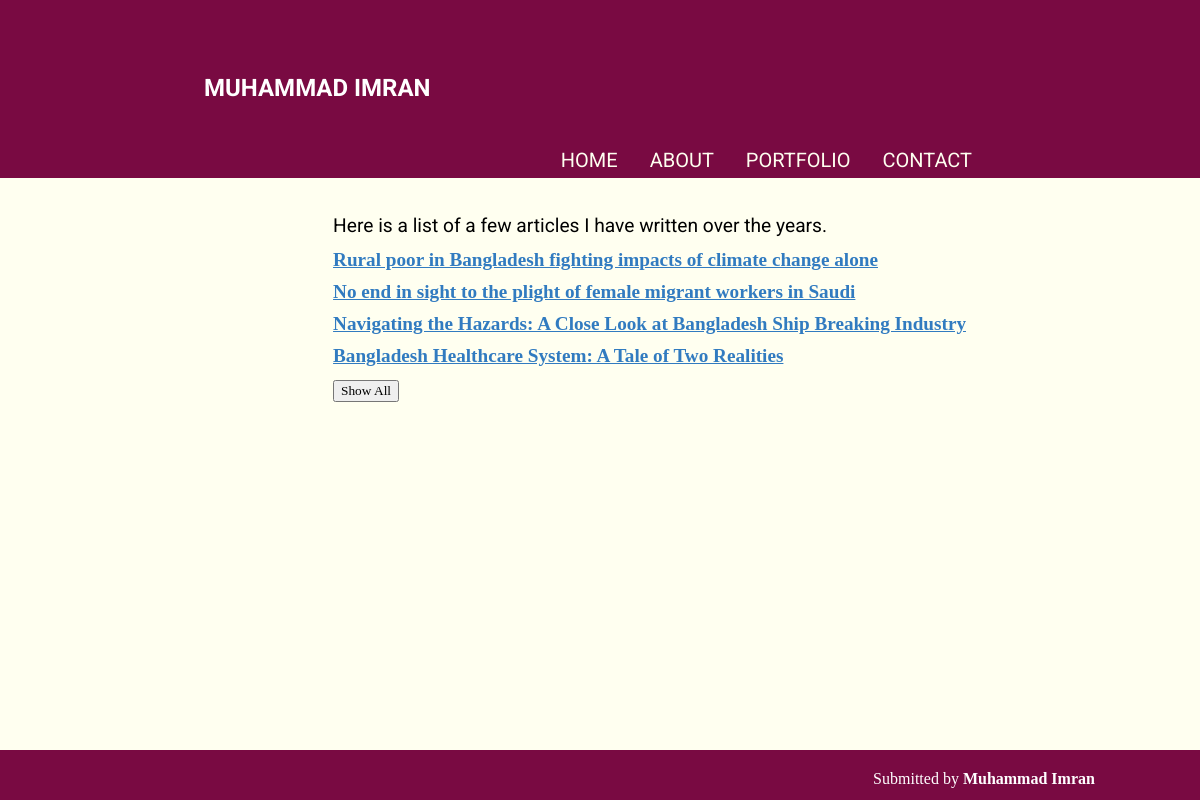
The app's page /portfolio with its own data.
### myapp.py (models this page shows)
class Article(db.Model):
    id = db.Column(db.Integer, primary_key=True)
    headline = db.Column(db.String(100), nullable=False)
    content = db.Column(db.Text, nullable=False)

### myapp.py (the view)
@app.route('/portfolio')
def portfolio():
    articles = Article.query.all()
    return render_template('portfolio.html', articles=articles)

### templates/portfolio.html (shortened to what this page needs)
<!DOCTYPE html>
<html lang="en">
    <head>
        <link rel="stylesheet" href="{{ url_for('static', filename='css/style.css') }}">
    </head>
    <body>
        <header>
            <a href="{{ url_for('home') }}" class="logo-link">
                <h1 class="logo">MUHAMMAD IMRAN</h1>
            </a>
            <nav id="nav-bar-main">
                <ul>
                    <li class="nav-main"><a href="{{ url_for('home') }}">Home</a></li>
                    <li class="nav-main"><a href="{{ url_for('about') }}">About</a></li>
                    <li class="nav-main"><a href="{{ url_for('portfolio') }}">Portfolio</a></li>
                    <li class="nav-main"><a href="{{ url_for('contact') }}">Contact</a></li>
                </ul>
            </nav>
        </header>
        <main>
            <br>
            <pp class="roboto-font">Here is a list of a few articles I have written over the years.</p>
            <div id="articlesList">
                {% for article in articles %}
                <div class="article-headline {% if loop.index > 4 %}hidden{% endif %}">
                    <h4><a href="{{ url_for('article_detail', article_id=article.id) }}">{{ article.headline }}</a></h4>
                </div>
                {% endfor %}
            </div>
            <button id="showAllBtn">Show All</button>
        </main>
        <footer>
            Submitted by <strong>Muhammad Imran</strong>
        </footer>
    </body>
</html>

### static/css/style.css (style rules this page uses)
* { margin: 0; font-family: 'Georgia', serif; }
:root { --primary-bg-light: #fffff0; --primary-bg-dark: #790a42; --secondary-bg-dark: #000000; --link-color: #317bc0; --link-hover-color: rgb(78, 129, 112); --nav-link-color: #2c3531; --nav-link-hover-color: var(--link-color); }
body { background-color: var(--primary-bg-light); min-height: 100vh; display: flex; flex-direction: column; }
a { color: var(--link-color); }
header { background-color: var(--primary-bg-dark); text-align: center; position: fixed; z-index: 99; width: 100%; }
header h1 { margin-left: 13vw; font-size: 1.5em; }
.logo-link { text-decoration: none; color: inherit; display: inline-block; }
nav { position: absolute; top: 100%; left: 0; background-color: var(--primary-bg-dark); padding: 0 1em; transform: scaleY(0); transform-origin: top; transition: transform 333ms ease-in-out; }
nav ul { list-style: none; }
nav li { margin-bottom: 1em; }
nav a { color: var(--primary-bg-light); font-family: "roboto"; text-decoration: none; text-transform: uppercase; font-size: 1.25rem; opacity: 0; transition: opacity 50ms ease-in-out; }
h1.logo { color:white; }
main, .reference-container { margin-top: 10em; color: white; padding: 0 2em; text-align: justify; }
h1 { text-align: center; }
h1, h2, h3 { color: var(--secondary-bg-dark); }
footer { display: block; background-color: var(--primary-bg-dark); color: white; text-align: center; padding: 0 3em; margin-top: auto; }
.logo { grid-column: 1 / span 1; text-align: left; padding-left: 2em; }
nav { all: unset; grid-column: 1 / 4; justify-content: flex-end; align-items: center; padding-right: 19vw; }
h1 { padding: 1em 0; font-family: "roboto", sans-serif; }
nav a { opacity: 1; }
nav ul { display: flex; justify-content: flex-end; padding-top: 1em; }
nav li { margin: 0 0 0 2em; }
nav a::before { content: ''; display: block; height: 5px; background: black; position: absolute; top: -.75em; left: 0; right: 0; transform: scaleX(0); transform-origin: left; transition: transform 250ms ease-in-out; }
main { padding-top: 4.5em; }
main { padding: 0 7.5vw; }
main { max-width: 800px; margin-left: auto; margin-right: 12%; font-size: 1.2em; }
footer { padding-left: 51em; padding-top: 1.25em; padding-bottom: .750em; }
.article-headline { margin-bottom: 10px; }
.roboto-font { font-family: 'Roboto', sans-serif; color: black; }
@media screen and (min-width: 800px) { header { display: grid; grid-template-columns: 1fr auto minmax(600px, 1fr); padding-top: 50px; height: 8em; } }

### records on screen
Article: headline "Rural poor in Bangladesh fighting impacts of climate change alone"
Article: headline "No end in sight to the plight of female migrant workers in Saudi"
Article: headline "Navigating the Hazards: A Close Look at Bangladesh Ship Breaking Industry"
Article: headline "Bangladesh Healthcare System: A Tale of Two Realities"
